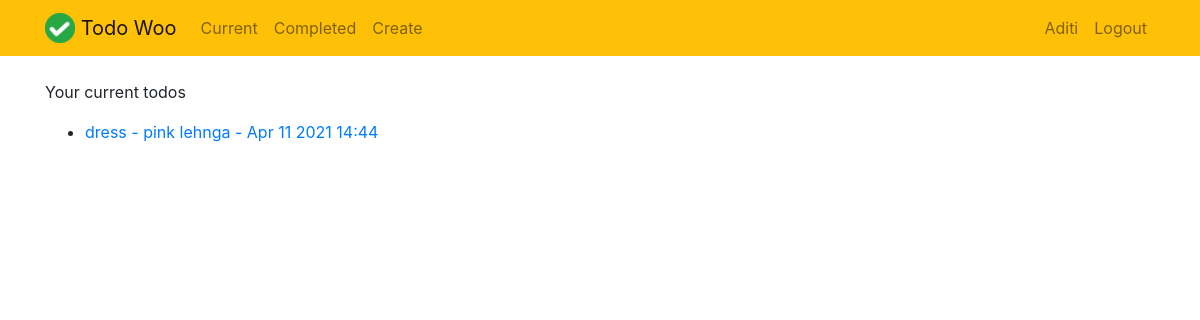
The app's page /current/ (signed in) with its own data.
### todoApp/models.py (models this page shows, shortened)
class Todo(models.Model):
    title=models.CharField(max_length=100)
    memo=models.TextField(blank=True)
    created=models.DateTimeField(auto_now_add=True)
    datecompleted=models.DateTimeField(null=True,blank=True)
    important=models.BooleanField(default=False)
    user=models.ForeignKey(User,on_delete=models.CASCADE)

### todoApp/views.py (the view)
# urls.py: path('current/',views.currenttodos,name='currenttodos'),
@login_required
def currenttodos(request):
    todos=Todo.objects.filter(user=request.user,datecompleted__isnull=True)
    username = User.get_short_name(request.user)
    return render(request,'todoApp/currenttodos.html',{'todos':todos,'username':username})

### todoApp/templates/todoApp/currenttodos.html
{% extends 'todoApp/base.html' %}
{% block content %}
<br>
{% if not todos %}
  Hey {{ username | capfirst }} ! You don't have any todos.
{% else %}
<p>Your current todos</p>
<ul>
  {%  for todo in todos %}
  <li>
      <a href="{% url 'viewtodo' todo.id %}">
      {% if todo.important %} <b> {% endif %} {{ todo.title }}  {% if todo.important %} </b> {% endif %}
     {% if todo.memo %} - {{todo.memo }} - {{ todo.created |date:'M j Y H:i'}} {% endif %}
     </a>
   </li>
  {% endfor %}
  </ul>
{% endif %}
{% endblock %}

### todoApp/templates/todoApp/base.html (shortened to what this page needs)
{% load static %}
<!doctype html>
<html lang="en">
<head>
    <link rel="stylesheet" href="https://stackpath.bootstrapcdn.com/bootstrap/4.4.1/css/bootstrap.min.css">
</head>
<body>
<nav class="navbar navbar-expand-md navbar-light bg-warning ">
<div class="container">
    <a class="navbar-brand" href="">
         <img src="{% static 'todoApp/logo.png' %}" width="30" height="30" class="d-inline-block align-top">
        <span>Todo Woo</span>
    </a>
    <div class="collapse navbar-collapse" id="navbarNav">
    {% if user.is_authenticated %}
        <ul class="navbar-nav mr-auto">
                <li class="nav-item {{ current }}">
                    <a class="nav-link" href="{% url 'currenttodos' %}">Current</a>
                </li>
                <li class="nav-item {{ completed }}">
                    <a class="nav-link" href="{% url 'completedtodos' %}">Completed</a>
                </li>
                <li class="nav-item {{ create }}">
                    <a class="nav-link" href="{% url 'createtodo' %}">Create</a>
                </li>
        </ul>
    {% endif %}
    <ul class="navbar-nav ml-auto">
            {% if user.is_authenticated %}
            <li class="nav-item {{ username }}">
                <a class="nav-link" href="{% url 'userprofile' %}">{{ username | capfirst}}</a>
            </li>
                <li class="nav-item">
                    <a href="#" onclick="$('#signOutBtn').click()" class="nav-link">Logout</a>
                </li>
            {% endif %}
        </ul>
    </div>
</div>
</nav>
<div class="container">
{% block content %}{% endblock %}
</div>
</body>
</html>

### records on screen
Todo: title "dress", memo "pink lehnga", created "Apr 11 2021 14:44"

### other values on screen
{{ username | capfirst }} "Aditi"
